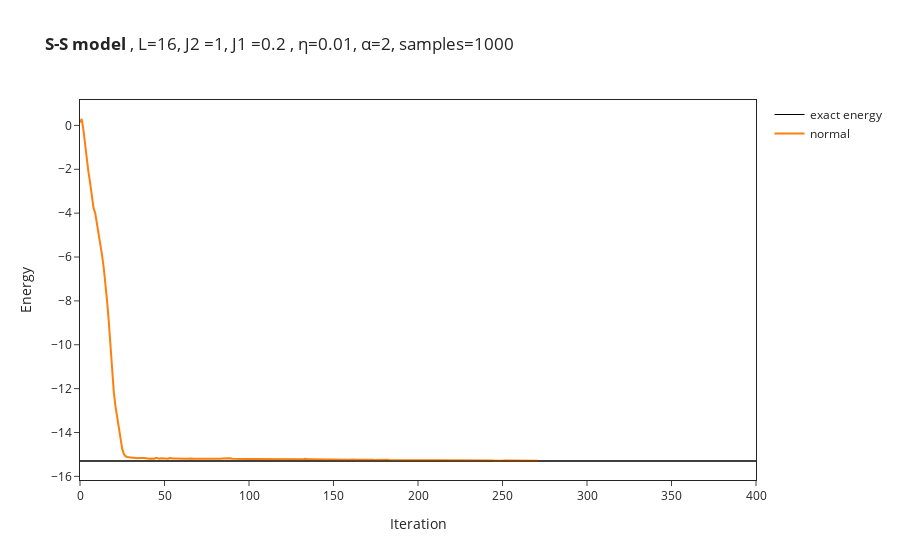

Here is the notebook cell this chart was saved with:
### Code cell
# import the data from log file
OUT_NAME_suffixless=OUT_NAME
data = []
names = ["normal","MSR"]
for i in range(no_of_runs):
    data.append(json.load(open(OUT_NAME_suffixless+str(i)+".log")))
if type(data[0]["Energy"]["Mean"]) == dict: #DTYPE in (np.complex128, np.complex64):#, np.float64):# and False:
    energy_convergence = [data[i]["Energy"]["Mean"]["real"] for i in range(no_of_runs)]
    # symmetry = [data[i]["symmetry"]["Mean"]["real"] for i in range(no_of_runs-run_only_2)]
else:
    energy_convergence = [data[i]["Energy"]["Mean"] for i in range(no_of_runs)]
    # symmetry = [data[i]["symmetry"]["Mean"] for i in range(no_of_runs-run_only_2)]
for i in range(no_of_runs):
    figure.add_trace(go.Scatter(
        x=data[i]["Energy"]["iters"], y=energy_convergence[i],
        name=names[i]
    ))
    # figure.add_trace(go.Scatter(
    #     x=data[i]["Energy"]["iters"], y=symmetry[i],
    #     name=names[i]+"_swap"
    # ))

figure.update_layout(xaxis_title="Iteration",yaxis_title="Energy")
figure.show()

### Figure 1 — Plotly figure (JSON) as saved in the notebook; plotly's stock layout.template omitted (floating-point values rounded to 4 significant figures; data arrays with more than 128 entries replaced by an {"elided": "..."} marker saying what was removed)
{"data": [{"line": {"color": "#000000", "width": 1}, "mode": "lines", "name": "exact energy", "type": "scatter", "x": [0, 400], "y": [-15.3, -15.3]}, {"name": "normal", "type": "scatter", "x": {"elided": "272 int values"}, "y": {"elided": "272 float values"}}], "layout": {"shapes": [{"line": {"width": 1}, "opacity": 1, "type": "line", "x0": 0, "x1": 1, "xref": "x domain", "y0": -15.3, "y1": -15.3, "yref": "y"}], "title": {"text": "<b>S-S model </b>, L=16, J2 =1, J1 =0.2 , η=0.01, α=2, samples=1000"}, "xaxis": {"mirror": true, "showline": true, "title": {"text": "Iteration"}}, "yaxis": {"mirror": true, "showline": true, "title": {"text": "Energy"}}}}
